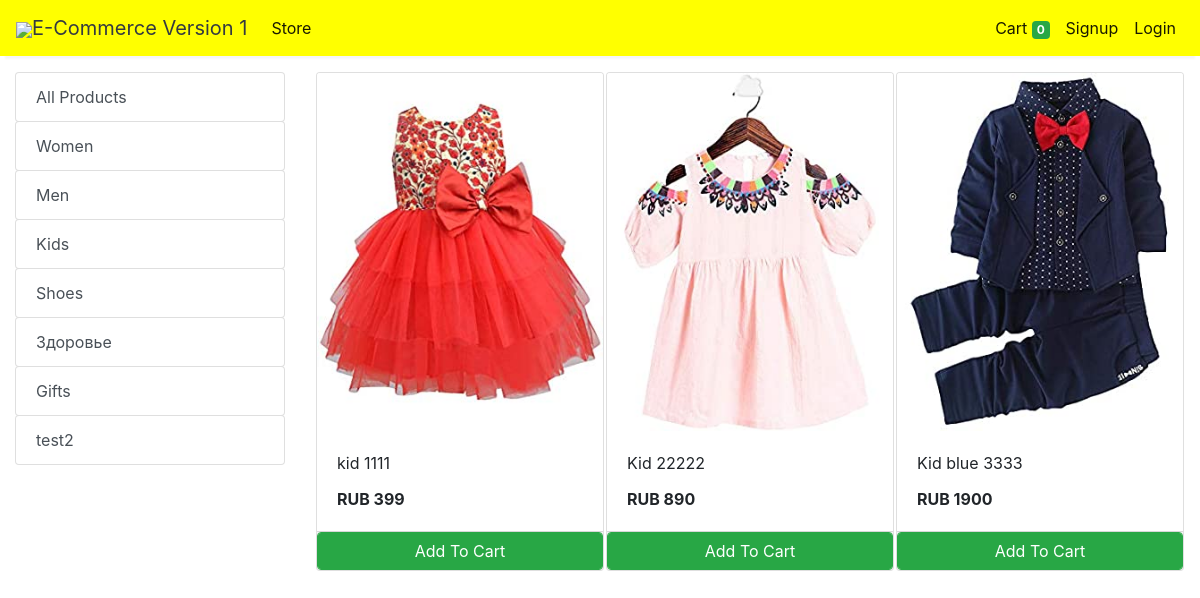
Screenshot of /store?category=24 with the database file from the repository.
### store/models/category.py (models this page shows, shortened)
class Category(models.Model):
    name= models.CharField(max_length=50)
    @staticmethod
    def get_all_categories():
        return Category.objects.all()

### store/models/product.py (models this page shows, shortened)
class Products(models.Model):
    name = models.CharField(max_length=60)
    price= models.IntegerField(default=0)
    category= models.ForeignKey(Category,on_delete=models.CASCADE,default=1 )
    description= models.CharField(max_length=250, default='', blank=True, null= True)
    image= models.ImageField(upload_to='uploads/products/')
    @staticmethod
    def get_all_products_by_categoryid(category_id):
        if category_id:
            return Products.objects.filter (category=category_id)
        else:
            return Products.get_all_products();

### store/views/home.py (the view)
# urls.py: path('' , include('store.urls'))
def store(request):
    cart = request.session.get('cart')
    if not cart:
        request.session['cart'] = {}
    products = None
    categories = Category.get_all_categories()
    categoryID = request.GET.get('category')
    if categoryID:
        products = Products.get_all_products_by_categoryid(categoryID)
    else:
        products = Products.get_all_products();
    data = {}
    data['products'] = products
    data['categories'] = categories
    print('you are : ', request.session.get('email'))
    return render(request, 'index.html', data)

### store/templatetags/cart.py (called while the page is built)
@register.filter (name='is_in_cart')
def is_in_cart(product, cart):
    keys = cart.keys ()
    for id in keys:
        if int (id) == product.id:
            return True
    return False;

### store/templatetags/custom_filter.py (called while the page is built)
@register.filter(name='currency')
def currency(number):
    return "RUB "+str(number)

### store/templates/index.html (shortened to what this page needs)
{% extends 'base.html' %}
{% block content %}
{% load cart %}
{% load custom_filter %}
<div class="container-fluid mt-3">
	<div class="row">
		<div class="col-lg-3 mx-auto">
			<div class="list-group">
				<a href="/" class="list-group-item list-group-item-action btn btn-outline-success">All Products</a>
				{% for category in categories %}
				<a href="/?category={{category.id}}"
					class="list-group-item list-group-item-action btn btn-outline-success ">{{category.name}}</a>
				{% endfor %}
			</div>
		</div>
		<div id='products' class="col-lg-9 mx-auto">
			<div class="row mx-auto">
				{% for product in products %}
				<div class="card mx-auto mb-3" id={{product.id}} style="width: 18rem;">
					<img class="card-img-top" src="{{product.image.url}}" alt="Card image cap">
					<div class="card-body">
						<p class="card-title">{{product.name}}</p>
						<p class="card-text"><b>{{product.price|currency}}</b></p>
					</div>
					<div class="card-footer p-0 no-gutters">
						{% if product|is_in_cart:request.session.cart %}
						<div class="row no-gutters">
							<form action="/#{{product.id}}" class="col-2 " method="post">
								{% csrf_token %}
								<input hidden type="text" name='product' value='{{product.id}}'>
								<input hidden type="text" name='remove' value='True'>
								<input type="submit" value=" - " class="btn btn-block btn-success border-right">
							</form>
							<div class="text-center col btn btn-success">{{product|cart_quantity:request.session.cart}} in Cart</div>
							<form action="/#{{product.id}}" class="col-2 " method="post">
								{% csrf_token %}
								<input hidden type="text" name='product' value='{{product.id}}'>
								<input type="submit" value=" + " class="btn btn-block btn-success border-left">
							</form>
						</div>
						{% else %}
						<form action="/#{{product.id}}" method="POST" class="btn-block">
							<input type="submit" class="float-right btn btn-success form-control"
								value="Add To Cart">
						</form>
						{% endif %}
					</div>
				</div>
				{% endfor %}
			</div>
		</div>
	</div>
</div>
{% endblock %}

### rows the page displays
Category: name "Women"
Category: name "Men"
Category: name "Kids"
Category: name "Shoes"
Category: name "Здоровье"
Category: name "Gifts"
Category: name "test2"
Products: image (picture), name "kid 1111", price "RUB 399"
Products: image (picture), name "Kid 22222", price "RUB 890"
Products: image (picture), name "Kid blue 3333", price "RUB 1900"

### other values shown
{{ request.session.cart.keys|length }} "0"
